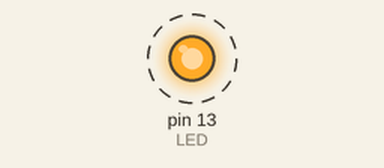
Recording of a sketch running on a simulated Arduino Uno, built with avr-gcc and run on an emulated ATmega328P. Parts: output pins drawn as LEDs (lit = HIGH). Dashed ring = blinking. What the sketch prints to the serial monitor is not drawn.

Above: at 0.2 s.
Timing chart, 0 to 3.0 s (numbered marks = the images above):
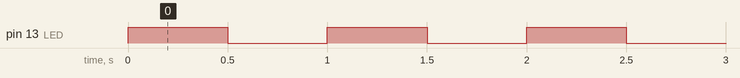

Measured:
- by itself, pin 13 (LED): alternates HIGH for 0.50 s and LOW for 0.50 s

The sketch:

blink.ino
```cpp
#include "Arduino.h"

#define LED 13

void setup() {
   pinMode(LED, OUTPUT);
   Serial.begin(9600);
}

void loop() {
   digitalWrite(LED, HIGH);
   delay(500);
   digitalWrite(LED, LOW);
   delay(500);
   Serial.println("This is a test message.");
}
```
